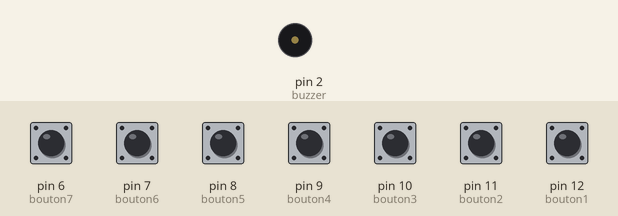
This sketch was run on a simulated Arduino Uno, built with avr-gcc and run on an emulated ATmega328P. Shown: buzzer (waves = sounding). The inputs (shaded band) are chosen by the test bench; at power-on: pin 6 (bouton7), pin 7 (bouton6), pin 8 (bouton5), pin 9 (bouton4), pin 10 (bouton3), pin 11 (bouton2), pin 12 (bouton1) HIGH.

Above: at 1.2 s.
1.3 s: pin 6 (bouton7) pulled LOW for 0.15 s
At 1.47 s:
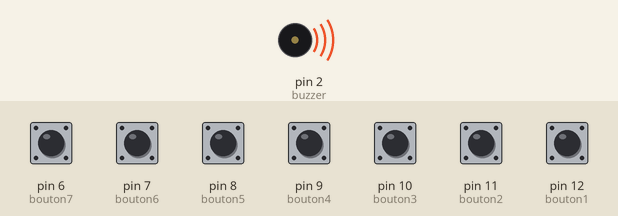
Timing chart, 0 to 4.3 s (numbered marks = the images above; inputs shaded):
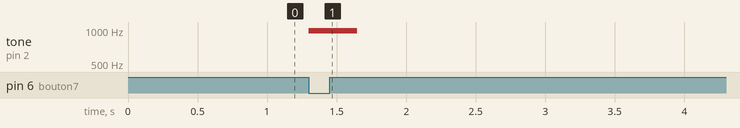

Measured:
- after the input at 1.3 s, tone on pin 2 (buzzer): silent → 988 Hz at once, → silent 0.35 s later

The sketch:

pianarduino.ino
```cpp
#include "pitches.h"

int DO = {NOTE_C5};
int RE = {NOTE_D5};
int MI = {NOTE_E5};
int FA = {NOTE_F5};
int SOL = {NOTE_G5};
int LA = {NOTE_A5};
int SI = {NOTE_B5};

int duree = 200;

int bouton1 = 12;
int bouton2 = 11;
int bouton3 = 10;
int bouton4 = 9;
int bouton5 = 8;
int bouton6 = 7;
int bouton7 = 6;

int buzzer = 2;

void setup()
{
  pinMode(bouton1, INPUT_PULLUP);
  pinMode(bouton2, INPUT_PULLUP);
  pinMode(bouton3, INPUT_PULLUP);
  pinMode(bouton4, INPUT_PULLUP);
  pinMode(bouton5, INPUT_PULLUP);
  pinMode(bouton6, INPUT_PULLUP);
  pinMode(bouton7, INPUT_PULLUP);

  pinMode(buzzer, OUTPUT);
}

void loop()
{
  if (digitalRead(bouton1) == LOW)
  {
    tone(buzzer, DO, duree);
  }
  if (digitalRead(bouton2) == LOW)
  {
    tone(buzzer, RE, duree);
  }
  if (digitalRead(bouton3) == LOW)
  {
    tone(buzzer, MI, duree);
  }
  if (digitalRead(bouton4) == LOW)
  {
    tone(buzzer, FA, duree);
  }
  if (digitalRead(bouton5) == LOW)
  {
    tone(buzzer, SOL, duree);
  }
  if (digitalRead(bouton6) == LOW)
  {
    tone(buzzer, LA, duree);
  }
  if (digitalRead(bouton7) == LOW)
  {
    tone(buzzer, SI, duree);
  }
}
```
